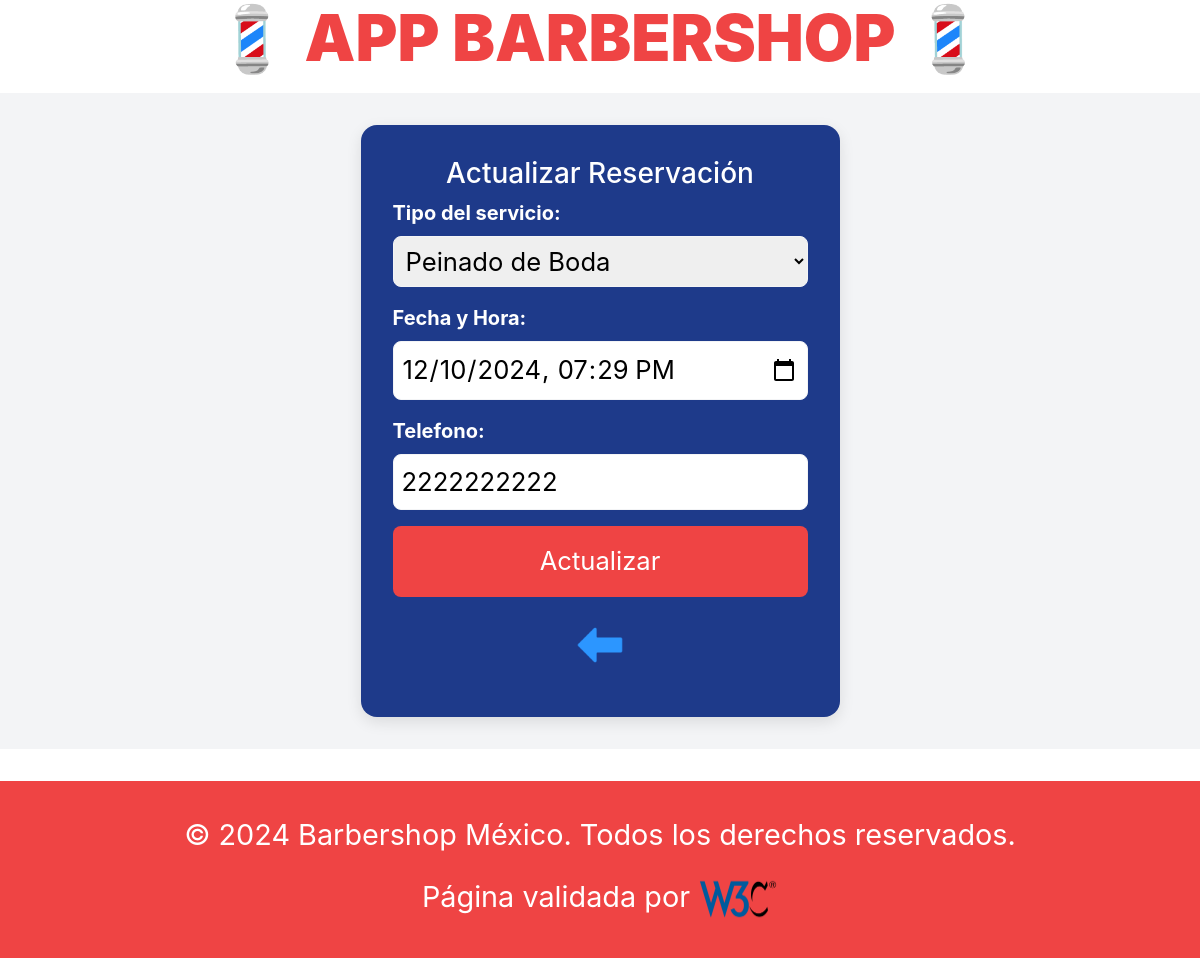
The app's page /UsuarioRegistrado/edit.php?id=15 (signed in) with its own data.
### tables this page shows
CREATE TABLE `reservaciones` (
  `idreservaciones` int NOT NULL AUTO_INCREMENT,
  `idusuario` int DEFAULT NULL,
  `idservicio` int DEFAULT NULL,
  `fechahora` datetime DEFAULT NULL,
  `estado` varchar(45) DEFAULT NULL,
  `telefono` varchar(12) DEFAULT NULL,
  PRIMARY KEY (`idreservaciones`),
  KEY `idusuario` (`idusuario`),
  KEY `idservicio` (`idservicio`),
  CONSTRAINT `reservaciones_ibfk_1` FOREIGN KEY (`idusuario`) REFERENCES `usuarios` (`idusuario`) ON UPDATE CASCADE,
  CONSTRAINT `reservaciones_ibfk_2` FOREIGN KEY (`idservicio`) REFERENCES `servicios` (`idservicios`) ON UPDATE CASCADE
);

CREATE TABLE `servicios` (
  `idservicios` int NOT NULL AUTO_INCREMENT,
  `nombre` varchar(50) DEFAULT NULL,
  `precio` decimal(5,2) DEFAULT NULL,
  PRIMARY KEY (`idservicios`)
);

### UsuarioRegistrado/edit.php (the view, shortened to what this page needs)
<?php include '../Static/connect/db.php' ?>
<?php include '../includes/header.php' ?>
<?php include '../Static/connect/user.php'; ?>
<?php
if (isset($_GET['id'])) {
    $id = $_GET['id'];
    $query = "SELECT * FROM reservaciones WHERE idreservaciones = $id";
    $result = mysqli_query($conn, $query);
    if (mysqli_num_rows($result) == 1) {
        $row = mysqli_fetch_array($result);
        $idservicios = $row['idservicio'];
        $fechahora = $row['fechahora'];
        $telefono = $row['telefono'];
    }
}
?>
<div class="contenedor-principal">
    <article class="entrada_form">
        <div class="entrada_contenido">
            <h3>Actualizar Reservación</h3>
            <form method="POST" action="edit.php?id=<?php echo $id; ?>">
                <div class="form_container">
                    <label for="servicio" class="formulario_label">Tipo del servicio:</label>
                    <select name="servicio" id="servicio" class="formulario_input">
                        <?php
                        $sql = "SELECT * FROM servicios";
                        $result = mysqli_query($conn, $sql);
                        while ($mostrar = mysqli_fetch_array($result)) {
                        ?>
                        <option value='<?php echo $mostrar['idservicios'] ?>' <?php if ($mostrar['idservicios'] == $idservicios) echo 'selected'; ?>><?php echo $mostrar['nombre'] ?></option>
                        <?php
                        }
                        ?>
                    </select>
                </div>
                <div class="form_container">
                    <label for="fehora" class="formulario_label">Fecha y Hora:</label>
                    <input type="datetime-local" name="fehora" id="fehora" class="formulario_input" value="<?php echo $fechahora; ?>">
                </div>
                <div class="form_container">
                    <label for="telefono" class="formulario_label">Telefono:</label>
                    <input type="text" name="telefono" id="telefono" class="formulario_input" value="<?php echo $telefono; ?>">
                </div>
                <div class="form_container">
                    <input type="submit" value="Actualizar" class="formulario_btn">
                </div>
            </form>
            <a href="index.php" class="enlace-minimalista">
                <img src="../Static/img/flecha.png" class="volver">
            </a>
        </div>
    </article>
</div>
<?php include '../includes/footer.php'; ?>

### Static/css/app.css (style rules this page uses)
:root { --rojo: #EF4444; --azul: #1E3A8A; --blanco: #FFFFFF; --gris-claro: #F3F4F6; }
html, body { height: 100%; margin: 0; display: flex; flex-direction: column; }
*, *::before, *::after { box-sizing: inherit; }
body { font-family: 'Poppins', sans-serif; font-size: 1.6rem; background-color: var(--blanco); color: var(--azul); }
a { text-decoration: none; color: var(--azul); }
.contenedor-principal { flex: 1; display: flex; justify-content: center; align-items: center; flex-direction: column; background-color: var(--gris-claro); width: 100%; }
.entrada_form { margin: 2rem auto; }
.volver { width: 4rem; height: 4rem; border-radius: 50%; display: flex; justify-content: left; align-items: left; margin-bottom: 0.5rem; transition: transform 0.3s ease; }
.entrada_contenido { padding: 2rem; background-color: var(--azul); color: var(--blanco); border-radius: 1rem; box-shadow: 0px 5px 15px rgba(0,0,0,0.1); flex: 1; }
.entrada_contenido img { padding: 0.5rem; transition: transform 0.3s ease; }
.entrada_contenido h3 { text-align: center; }
.enlace-minimalista { display: flex; flex-direction: column; align-items: center; text-align: center; font-weight: 700; text-decoration: none; color: var(--blanco); }
.form_container { margin-bottom: 1rem; }
.formulario_label { display: block; font-weight: 700; margin-bottom: 0.5rem; font-size: 20px; }
.formulario_input { width: 100%; padding: 0.5rem; border: 1px solid var(--gris-claro); border-radius: 0.5rem; font-size: 1.6rem; }
.formulario_btn { width: 100%; padding: 1rem; background-color: var(--rojo); color: var(--blanco); border: none; border-radius: 0.5rem; cursor: pointer; font-size: 1.6rem; transition: background-color 0.3s ease; }

### records on screen
reservaciones: servicio "Peinado de Boda", fehora "12/10/2024 19:29", telefono "2222222222"
